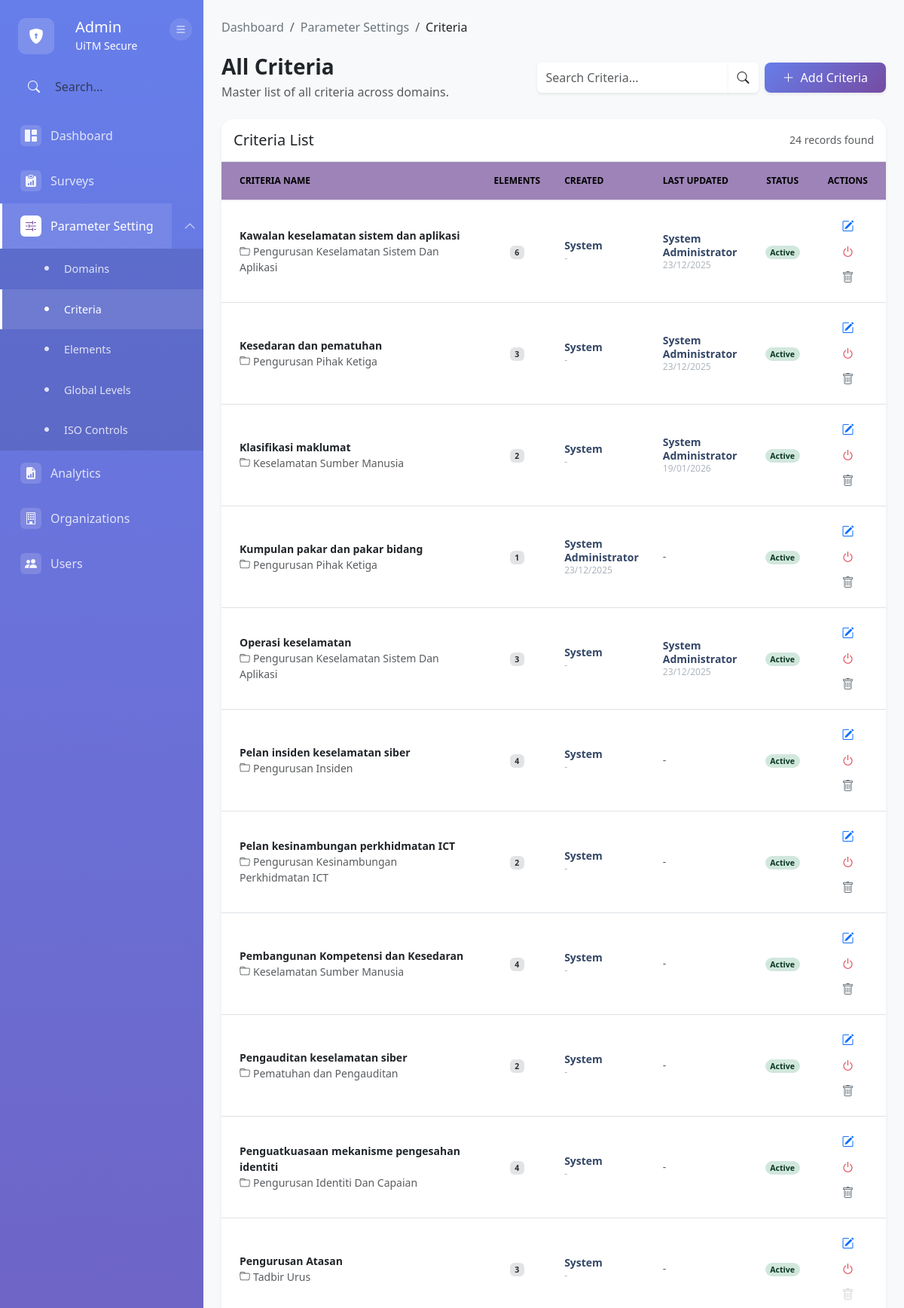
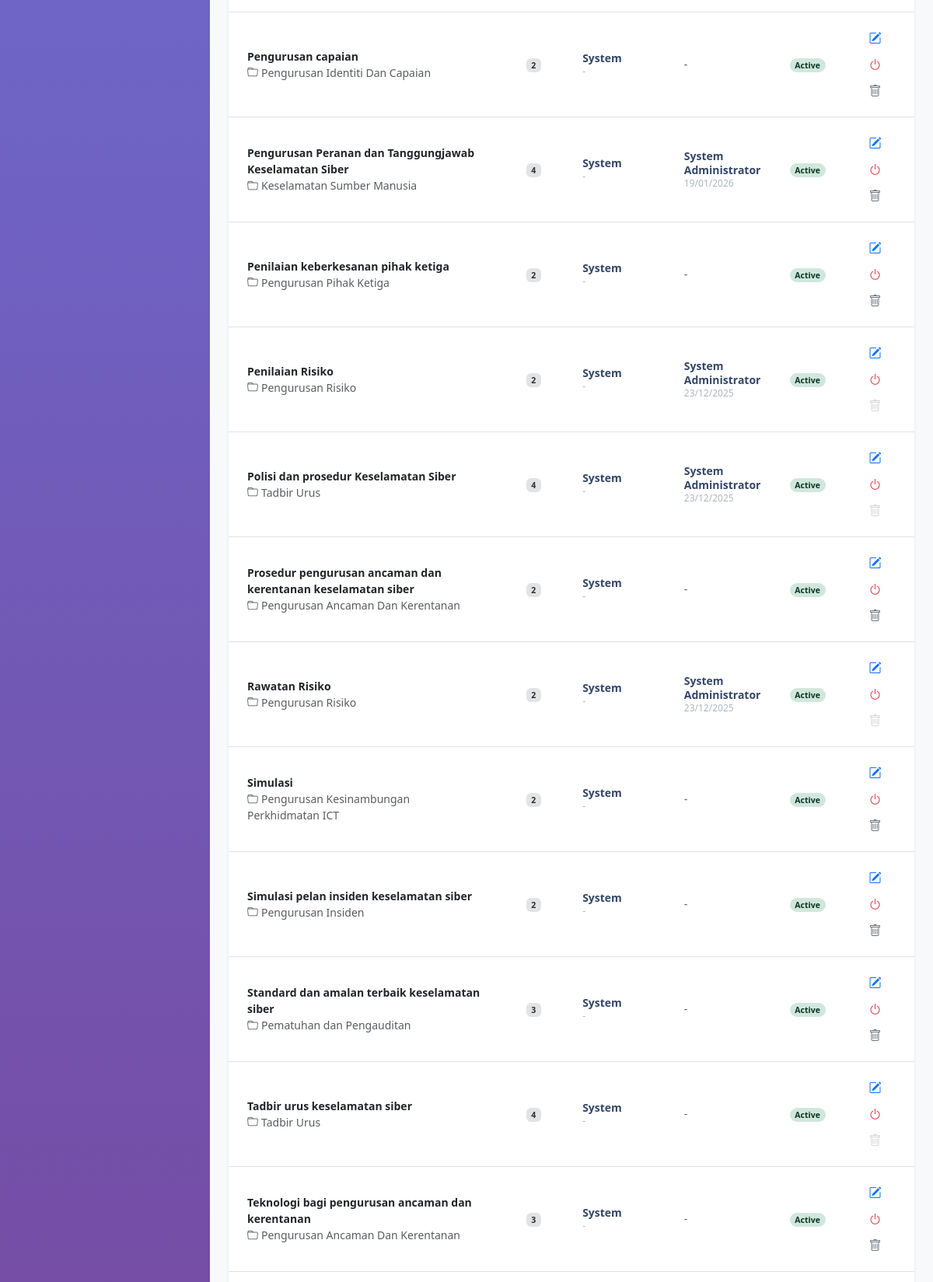
The app's page /modules/admin/criteria/index.php (signed in, upper part) with its own data (2 pictures, top to bottom).
### tables this page shows
CREATE TABLE `criteria` (
  `criteria_ID` varchar(10) NOT NULL,
  `domain_ID` varchar(10) DEFAULT NULL,
  `criteria_name` varchar(100) NOT NULL,
  `input_id` varchar(10) DEFAULT NULL,
  `input_at` date DEFAULT NULL,
  `updated_id` varchar(10) DEFAULT NULL,
  `updated_at` date DEFAULT NULL,
  `status` enum('Active','Inactive') DEFAULT 'Active'
);

CREATE TABLE `domain` (
  `domain_ID` varchar(10) NOT NULL,
  `domain_name` varchar(100) NOT NULL,
  `input_id` varchar(10) DEFAULT NULL,
  `input_at` date DEFAULT NULL,
  `updated_id` varchar(10) DEFAULT NULL,
  `updated_at` date DEFAULT NULL,
  `status` enum('Active','Inactive') DEFAULT 'Active',
  `sec_ID` varchar(10) DEFAULT NULL
);

CREATE TABLE `user` (
  `user_ID` int(11) NOT NULL,
  `primary_email` varchar(255) NOT NULL,
  `password` varchar(255) DEFAULT NULL,
  `google_sub_id` varchar(255) DEFAULT NULL,
  `full_name` varchar(255) NOT NULL,
  `department` varchar(50) DEFAULT NULL,
  `status` enum('Active','Inactive') NOT NULL DEFAULT 'Active',
  `email_verified` enum('Verified','Not Verified') NOT NULL DEFAULT 'Not Verified',
  `last_login` datetime DEFAULT NULL,
  `created_at` datetime DEFAULT current_timestamp(),
  `updated_at` datetime DEFAULT current_timestamp() ON UPDATE current_timestamp(),
  `user_organization` varchar(100) DEFAULT NULL,
  `user_position` varchar(100) DEFAULT NULL,
  `user_phone_company` varchar(20) DEFAULT NULL,
  `user_handphone_no` varchar(20) DEFAULT NULL
);

### src/config/database.php (called while the page is built, shortened)
<?php
class Database {
    private $host = DB_HOST;
    private $db_name = DB_NAME;
    private $username = DB_USER;
    private $password = DB_PASS;
    private $charset = DB_CHARSET;
    private $conn = null;
    public function getConnection() {
        if ($this->conn === null) {
            try {
                $dsn = "mysql:host={$this->host};dbname={$this->db_name};charset={$this->charset}";
                $options = [
                    PDO::ATTR_ERRMODE => PDO::ERRMODE_EXCEPTION,
                    PDO::ATTR_DEFAULT_FETCH_MODE => PDO::FETCH_ASSOC,
                    PDO::ATTR_EMULATE_PREPARES => false,
                    PDO::MYSQL_ATTR_INIT_COMMAND => "SET NAMES {$this->charset}"
                ];
                $this->conn = new PDO($dsn, $this->username, $this->password, $options);
                $this->conn->exec("SET time_zone = '+08:00'");
            } catch(PDOException $e) {
                error_log("Connection Error: " . $e->getMessage());
                die("Database connection failed. Please contact administrator.");
            }
        }
        return $this->conn;
    }
    public function query($sql, $params = []) {
        try {
            $stmt = $this->conn->prepare($sql);
            $stmt->execute($params);
            return $stmt;
        } catch(PDOException $e) {
            error_log("Query Error: " . $e->getMessage());
            throw new Exception("Database query failed: " . $e->getMessage());
        }
    }
    public function fetchAll($sql, $params = []) {
        $stmt = $this->query($sql, $params);
        return $stmt->fetchAll();
    }
}
?>

### src/config/config.php (called while the page is built, shortened)
<?php
require_once CONFIG_PATH . '/database.php';
function formatDate($date, $format = DATE_FORMAT)
{
    if (empty($date))
        return '-';
    return date($format, strtotime($date));
}
?>

### src/modules/admin/criteria/index.php (the view, shortened to what this page needs)
<?php
require_once '../../../config/config.php';
$db = new Database();
$search = $_GET['search'] ?? '';
$params = [];
$sql = "
    SELECT c.*, d.domain_name, d.domain_ID,
    uc.full_name AS created_by_name,
    uu.full_name AS updated_by_name,
    GROUP_CONCAT(e.element_name ORDER BY e.element_name SEPARATOR '|||') as element_list,
    COUNT(e.element_ID) as element_count,
    /* CHECK USAGE FOR DELETE BUTTON - Replace 'response' with your actual answers table */
    (SELECT COUNT(*)
     FROM response r
     JOIN element el ON r.element_id = el.element_ID
     WHERE el.criteria_ID = c.criteria_ID) as usage_count
    FROM criteria c
    JOIN domain d ON c.domain_ID = d.domain_ID
    LEFT JOIN user uc ON c.input_id = uc.user_ID
    LEFT JOIN user uu ON c.updated_id = uu.user_ID
    LEFT JOIN element e ON c.criteria_ID = e.criteria_ID AND e.status = 'Active'
";
$sql .= " GROUP BY c.criteria_ID ";
$sql .= " ORDER BY (CASE WHEN c.status = 'Active' THEN 0 ELSE 1 END) ASC, c.criteria_name ASC";
$all_criteria = $db->fetchAll($sql, $params);
function getStatusBadgeCriteria($status) {
    if ($status === 'Active') {
        return '<span class="badge rounded-pill bg-success-subtle text-success-emphasis">Active</span>';
    } else {
        return '<span class="badge rounded-pill bg-danger-subtle text-secondary-emphasis">Inactive</span>';
    }
}
?>
<!DOCTYPE html>
<html lang="en">
<head>
    <link href="https://cdn.jsdelivr.net/npm/bootstrap@5.3.0/dist/css/bootstrap.min.css" rel="stylesheet">
    <link rel="stylesheet" href="https://cdn.jsdelivr.net/npm/bootstrap-icons@1.11.0/font/bootstrap-icons.css">
</head>
<body>
    <div class="container-fluid p-0 h-100">
        <div class="row g-0 h-100">
            <div class="col-auto">
                <?php include_once __DIR__ . '/../../includes/admin_sidebar.php'; ?>
            </div>
            <div class="col main-content-wrapper">
                <div class="main-content px-4 py-4">
                    <nav aria-label="breadcrumb" class="mb-4">
                        <ol class="breadcrumb">
                            <li class="breadcrumb-item"><a href="../dashboard.php" class="text-decoration-none text-secondary">Dashboard</a></li>
                            <li class="breadcrumb-item"><a href="../parameter-settings.php" class="text-decoration-none text-secondary">Parameter Settings</a></li>
                            <li class="breadcrumb-item active text-dark" aria-current="page">Criteria</li>
                        </ol>
                    </nav>
                    <div class="d-flex flex-wrap justify-content-between align-items-center mb-4 gap-3">
                        <div>
                            <h3 class="fw-bold mb-1">All Criteria</h3>
                            <p class="text-muted mb-0">Master list of all criteria across domains.</p>
                        </div>
                        <div class="d-flex gap-2">
                            <form method="GET" class="d-flex">
                                <div class="input-group">
                                    <input type="text" name="search" class="form-control border-0 shadow-sm"
                                           placeholder="Search Criteria..."
                                           value="<?php echo htmlspecialchars($search); ?>">
                                    <button class="btn btn-white bg-white shadow-sm border-0">
                                        <i class="bi bi-search"></i>
                                    </button>
                                </div>
                            </form>
                            <a href="add-criteria.php"
                               class="btn btn-primary shadow-sm px-4 py-2 rounded-3 d-flex align-items-center"
                               style="background: linear-gradient(135deg, #667eea 0%, #764ba2 100%); border: none;">
                                <i class="bi bi-plus-lg me-2"></i>Add Criteria
                            </a>
                        </div>
                    </div>
                    <div class="card border-0 shadow-sm rounded-4">
                       <div class="card-header bg-white border-bottom py-3 rounded-top-4 d-flex justify-content-between align-items-center">
                            <h5 class="mb-0">Criteria List</h5>
                            <small class="text-muted"><?php echo count($all_criteria); ?> records found</small>
                        </div>
                        <div class="table-responsive">
                            <table class="table table-hover align-middle mb-0">
                                <thead>
                                    <tr>
                                        <th class="ps-4" style="width: 40%;">Criteria Name</th>
                                        <th class="text-center">Elements</th>
                                        <th>Created</th>
                                        <th>Last Updated</th>
                                        <th class="text-center">Status</th>
                                        <th class="text-center pe-4">Actions</th>
                                    </tr>
                                </thead>
                                <tbody>
                                    <?php foreach ($all_criteria as $row):
                                        $isActive = $row['status'] === 'Active';
                                    ?>
                                    <tr data-bs-toggle="modal"
                                        data-bs-target="#viewModal-<?php echo $row['criteria_ID']; ?>"
                                        style="cursor: pointer; transition: background-color 0.2s;">
                                        <td class="ps-4">
                                            <span class="fw-bold text-dark"><?php echo htmlspecialchars($row['criteria_name']); ?></span>
                                            <div class="text-muted text-xs"><i class="bi bi-folder me-1"></i><?php echo htmlspecialchars($row['domain_name']); ?></div>
                                        </td>
                                        <td class="text-center">
                                            <span class="badge bg-secondary-subtle text-secondary-emphasis">
                                                <?php echo $row['element_count']; ?>
                                            </span>
                                        </td>
                                        <td>
                                            <div class="user-meta">
                                                <span class="name"><?php echo htmlspecialchars($row['created_by_name'] ?? 'System'); ?></span>
                                                <span class="date"><?php echo formatDate($row['input_at']); ?></span>
                                            </div>
                                        </td>
                                        <td>
                                            <?php if (!empty($row['updated_by_name'])): ?>
                                                <div class="user-meta">
                                                    <span class="name"><?php echo htmlspecialchars($row['updated_by_name']); ?></span>
                                                    <span class="date"><?php echo formatDate($row['updated_at']); ?></span>
                                                </div>
                                            <?php else: ?>
                                                <span class="text-muted text-xs">-</span>
                                            <?php endif; ?>
                                        </td>
                                        <td class="text-center">
                                            <?php echo getStatusBadgeCriteria($row['status']); ?>
                                        </td>
                                        <td class="text-center pe-4" onclick="event.stopPropagation();">
                                            <a href="edit-criteria.php?id=<?php echo $row['criteria_ID']; ?>"
                                               class="btn btn-sm btn-link <?php echo $isActive ? 'text-primary' : 'text-secondary'; ?> px-2"
                                               title="Edit Criteria"
                                               onclick="<?php echo (!$isActive) ? "alert('Action Denied: Please activate this criteria before editing.'); return false;" : ""; ?>">
                                                <i class="bi bi-pencil-square fs-6"></i>
                                            </a>
                                            <button class="btn btn-sm btn-link text-<?php echo $isActive ? 'danger' : 'success'; ?> px-2"
                                                    onclick="toggleStatus('<?php echo $row['criteria_ID']; ?>', '<?php echo $row['status']; ?>')"
                                                    title="<?php echo $isActive ? 'Deactivate' : 'Activate'; ?>">
                                                <i class="bi bi-<?php echo $isActive ? 'power' : 'check-circle'; ?> fs-6"></i>
                                            </button>
                                            <?php if ($row['usage_count'] == 0): ?>
                                                <button class="btn btn-sm btn-link text-secondary px-2"
                                                        onclick="deleteCriteria('<?php echo $row['criteria_ID']; ?>')"
                                                        title="Delete Criteria (Safe)">
                                                    <i class="bi bi-trash fs-6"></i>
                                                </button>
                                            <?php else: ?>
                                                <button class="btn btn-sm btn-link text-muted px-2 opacity-25"
                                                        data-bs-toggle="tooltip" data-bs-placement="top"
                                                        title="Cannot Delete: Used in <?php echo $row['usage_count']; ?> surveys" disabled>
                                                    <i class="bi bi-trash fs-6"></i>
                                                </button>
                                            <?php endif; ?>
                                        </td>
                                    </tr>
                                    <?php endforeach; ?>
                                </tbody>
                            </table>
                        </div>
                    </div>
                </div>
            </div>
        </div>
    </div>
</body>
</html>

### src/modules/admin/criteria/index.php (style rules this page uses)
html, body { height: 100%; margin: 0; padding: 0; overflow-x: hidden; background-color: #f8f9fa; }
.main-content-wrapper { margin-left: 270px; width: calc(100% - 270px); }
.card { border: none; border-radius: 16px; box-shadow: 0 4px 6px rgba(50, 50, 93, 0.11); }
.table th { font-weight: 700; background-color: #9d83b7ff; border-bottom: 2px solid #f0f2f5; color: black; text-transform: uppercase; font-size: 0.75rem; padding: 1rem; }
.table td { padding: 1rem; vertical-align: middle; color: #67748e; font-size: 0.875rem; }
.user-meta { display: flex; flex-direction: column; line-height: 1.3; }
.user-meta .name { font-weight: 600; color: #344767; }
.user-meta .date { font-size: 0.75rem; color: #adb5bd; }

### src/modules/includes/admin_sidebar.php (style rules this page uses)
@media (min-width: 992px) { .main-content-wrapper { margin-left: 270px !important; width: calc(100% - 270px) !important; transition: all 0.3s ease; } }

### records on screen
criteria: criteria_name "Kawalan keselamatan sistem dan aplikasi", domain_ID.domain_name "Pengurusan Keselamatan Sistem Dan Aplikasi", element_count "6", created_by_name "System", input_at "-", user.full_name "System Administrator", updated_at "23/12/2025", status "Active"
criteria: criteria_name "Kesedaran dan pematuhan", domain_ID.domain_name "Pengurusan Pihak Ketiga", element_count "3", created_by_name "System", input_at "-", user.full_name "System Administrator", updated_at "23/12/2025", status "Active"
criteria: criteria_name "Klasifikasi maklumat", domain_ID.domain_name "Keselamatan Sumber Manusia", element_count "2", created_by_name "System", input_at "-", user.full_name "System Administrator", updated_at "19/01/2026", status "Active"
criteria: criteria_name "Kumpulan pakar dan pakar bidang", domain_ID.domain_name "Pengurusan Pihak Ketiga", element_count "1", user.full_name "System Administrator", input_at "23/12/2025", status "Active"
criteria: criteria_name "Operasi keselamatan", domain_ID.domain_name "Pengurusan Keselamatan Sistem Dan Aplikasi", element_count "3", created_by_name "System", input_at "-", user.full_name "System Administrator", updated_at "23/12/2025", status "Active"
criteria: criteria_name "Pelan insiden keselamatan siber", domain_ID.domain_name "Pengurusan Insiden", element_count "4", created_by_name "System", input_at "-", status "Active"
criteria: criteria_name "Pelan kesinambungan perkhidmatan ICT", domain_ID.domain_name "Pengurusan Kesinambungan Perkhidmatan ICT", element_count "2", created_by_name "System", input_at "-", status "Active"
criteria: criteria_name "Pembangunan Kompetensi dan Kesedaran", domain_ID.domain_name "Keselamatan Sumber Manusia", element_count "4", created_by_name "System", input_at "-", status "Active"
criteria: criteria_name "Pengauditan keselamatan siber", domain_ID.domain_name "Pematuhan dan Pengauditan", element_count "2", created_by_name "System", input_at "-", status "Active"
criteria: criteria_name "Penguatkuasaan mekanisme pengesahan identiti", domain_ID.domain_name "Pengurusan Identiti Dan Capaian", element_count "4", created_by_name "System", input_at "-", status "Active"
criteria: criteria_name "Pengurusan Atasan", domain_ID.domain_name "Tadbir Urus", element_count "3", created_by_name "System", input_at "-", status "Active"
criteria: criteria_name "Pengurusan capaian", domain_ID.domain_name "Pengurusan Identiti Dan Capaian", element_count "2", created_by_name "System", input_at "-", status "Active"
criteria: criteria_name "Pengurusan Peranan dan Tanggungjawab Keselamatan Siber", domain_ID.domain_name "Keselamatan Sumber Manusia", element_count "4", created_by_name "System", input_at "-", user.full_name "System Administrator", updated_at "19/01/2026", status "Active"
criteria: criteria_name "Penilaian keberkesanan pihak ketiga", domain_ID.domain_name "Pengurusan Pihak Ketiga", element_count "2", created_by_name "System", input_at "-", status "Active"
criteria: criteria_name "Penilaian Risiko", domain_ID.domain_name "Pengurusan Risiko", element_count "2", created_by_name "System", input_at "-", user.full_name "System Administrator", updated_at "23/12/2025", status "Active"
criteria: criteria_name "Polisi dan prosedur Keselamatan Siber", domain_ID.domain_name "Tadbir Urus", element_count "4", created_by_name "System", input_at "-", user.full_name "System Administrator", updated_at "23/12/2025", status "Active"
criteria: criteria_name "Prosedur pengurusan ancaman dan kerentanan keselamatan siber", domain_ID.domain_name "Pengurusan Ancaman Dan Kerentanan", element_count "2", created_by_name "System", input_at "-", status "Active"
criteria: criteria_name "Rawatan Risiko", domain_ID.domain_name "Pengurusan Risiko", element_count "2", created_by_name "System", input_at "-", user.full_name "System Administrator", updated_at "23/12/2025", status "Active"
criteria: criteria_name "Simulasi", domain_ID.domain_name "Pengurusan Kesinambungan Perkhidmatan ICT", element_count "2", created_by_name "System", input_at "-", status "Active"
criteria: criteria_name "Simulasi pelan insiden keselamatan siber", domain_ID.domain_name "Pengurusan Insiden", element_count "2", created_by_name "System", input_at "-", status "Active"
criteria: criteria_name "Standard dan amalan terbaik keselamatan siber", domain_ID.domain_name "Pematuhan dan Pengauditan", element_count "3", created_by_name "System", input_at "-", status "Active"
criteria: criteria_name "Tadbir urus keselamatan siber", domain_ID.domain_name "Tadbir Urus", element_count "4", created_by_name "System", input_at "-", status "Active"
criteria: criteria_name "Teknologi bagi pengurusan ancaman dan kerentanan", domain_ID.domain_name "Pengurusan Ancaman Dan Kerentanan", element_count "3", created_by_name "System", input_at "-", status "Active"

### other values on screen
count($all_criteria) "24"
